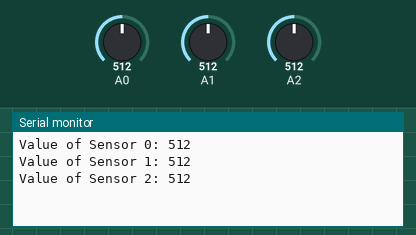
The sketch below on a simulated Arduino Uno, built with avr-gcc and run on an emulated ATmega328P. Parts: the last lines printed to the serial monitor. The inputs (shaded band) are chosen by the test bench; at power-on: A1 = 512, A2 = 512, A0 = 512.

Above: at 2.8 s.
2.9 s: A1 set to 105
At 3.7 s:
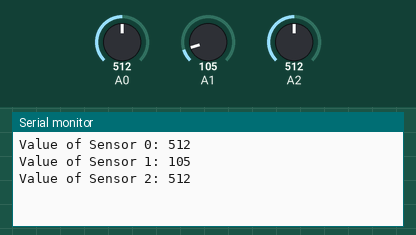
6.0 s: A1 set to 94
At 6.4 s:
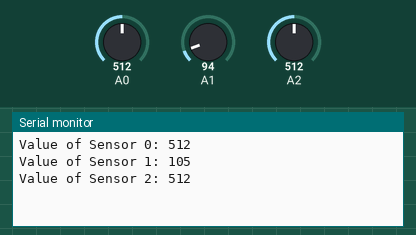
10.5 s: A2 set to 982
At 10.5 s:
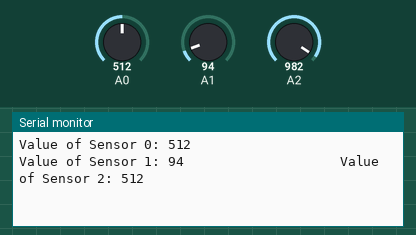
13.6 s: A2 set to 1007
At 14.1 s:
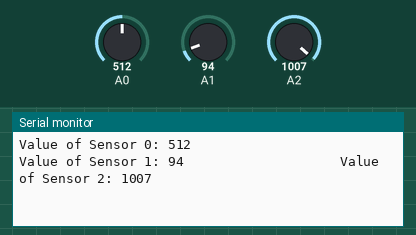
Timing chart, 0 to 16.1 s (numbered marks = the images above; inputs shaded):
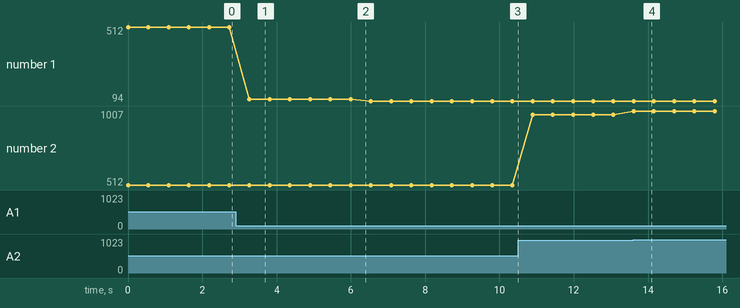

Measured:
- after the input at 2.9 s, the serial monitor: prints a new line after 0.37 s (image 1)
- after the input at 13.6 s, the serial monitor: prints a new line at once (image 4)
- plotted number 1: 512 → 105 after the input at 2.9 s, 105 → 94 after the input at 6.0 s
- plotted number 2: 512 → 982 after the input at 10.5 s, 982 → 1007 after the input at 13.6 s

The sketch:

force_sensor_test.ino
```cpp
//Resistance increases as the pressure increases
//no pressure : analogRead() = 0
//as pressure increases, analogRead() value increases
// recommended threshold of at least
// may need to make it dynamic based on type of object

void setup() {
  // put your setup code here, to run once:
  pinMode(A0, INPUT);
  pinMode(A1, INPUT);
  pinMode(A0, INPUT);
  Serial.begin(9600);

}

void loop() {
  // put your main code here, to run repeatedly:
  int sensor0;
  int sensor1;
  int sensor2;

  sensor0 = analogRead(A0);
  sensor1 = analogRead(A1);
  sensor2 = analogRead(A2);

  Serial.print("Value of Sensor 0: ");
  Serial.print(sensor0);
  Serial.print("                    ");

  Serial.print("Value of Sensor 1: ");
  Serial.print(sensor1);
  Serial.print("                    ");

  Serial.print("Value of Sensor 2: ");
  Serial.println(sensor2);

  delay(500);


}
```
